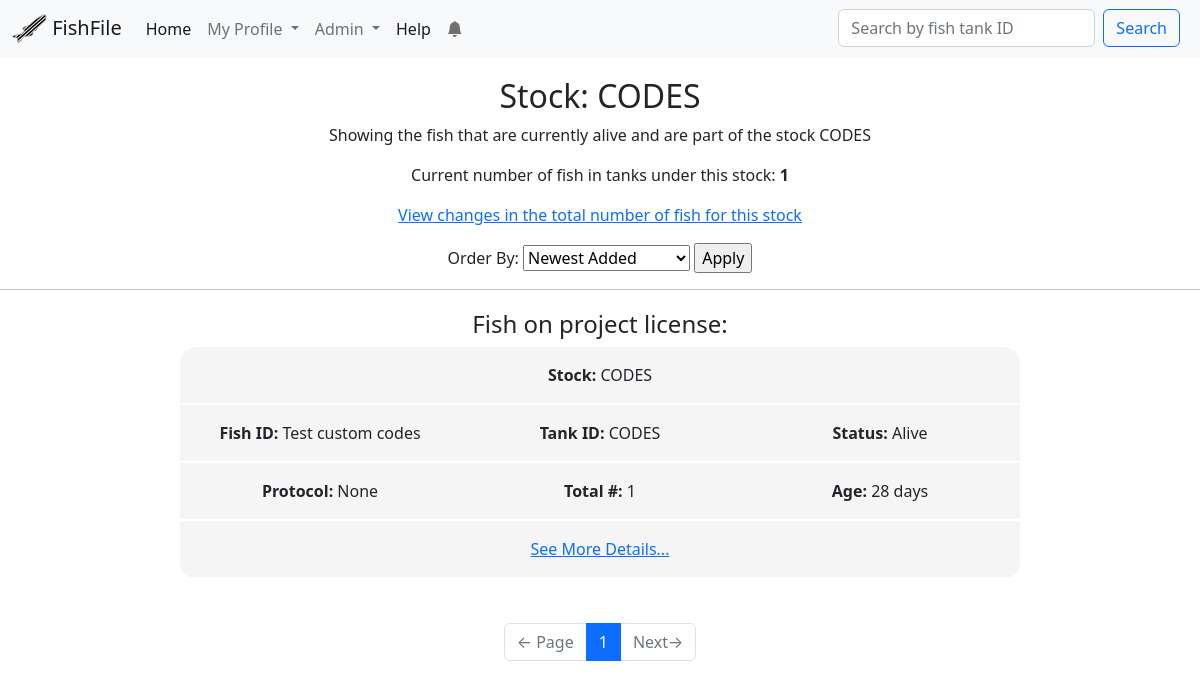
/stock/CODES/ (signed in), run on the app's committed database.
### app/models.py (models this page shows, shortened)
class Fish(db.Model):
    id = db.Column(db.Integer, primary_key=True)
    fish_id = db.Column(db.String(264), index=True)
    tank_id = db.Column(db.String(32), index=True)
    status = db.Column(db.String(32), index=True, default="Alive")
    stock = db.Column(db.String(32), index=True)
    source = db.Column(db.String(32))
    protocol = db.Column(db.Integer, index=True)
    birthday = db.Column(db.Date, index=True)
    date_of_arrival = db.Column(db.Date, index=True)
    months = db.Column(db.Integer, default=0)
    age_reminder = db.Column(db.String(64), default="Not sent")
    mutant_gene = db.Column(db.Text())
    transgenes = db.Column(db.Text())
    cross_type = db.Column(db.String(64))
    comments = db.Column(db.Text())
    added = db.Column(db.DateTime, default=datetime.utcnow)
    father_id = db.Column(db.Integer, db.ForeignKey("fish.id"))
    mother_id = db.Column(db.Integer, db.ForeignKey("fish.id"))
    fathered = db.relationship(
        "Fish", backref=db.backref("father", remote_side=[id]), foreign_keys=[father_id]
    )
    mothered = db.relationship(
        "Fish", backref=db.backref("mother", remote_side=[id]), foreign_keys=[mother_id]
    )
    project_license_holder_id = db.Column(
        db.Integer, db.ForeignKey("user.project_license")
    )
    project_license_holder = db.relationship(
        "User", foreign_keys=[project_license_holder_id], backref="fish_on_license"
    )
    user_code_id = db.Column(db.Integer, db.ForeignKey("user.id"))
    user_code = db.relationship(
        "User", foreign_keys=[user_code_id], backref="users_fish"
    )
    males = db.Column(db.Integer)
    females = db.Column(db.Integer)
    unsexed = db.Column(db.Integer)
    carriers = db.Column(db.Integer)
    total = db.Column(db.Integer)
    links = db.Column(db.Text())
    origin_tank_id = db.Column(db.Integer, db.ForeignKey("fish.id"))
    origin_for = db.relationship(
        "Fish",
        backref=db.backref("origin", remote_side=[id]),
        foreign_keys=[origin_tank_id],
    )
    changes = db.relationship(
        "Change", backref="fish", lazy="dynamic", cascade="all, delete"
    )
    notifications = db.relationship(
        "Notification", backref="fish", lazy="dynamic", cascade="all, delete"
    )
    reminders = db.relationship(
        "Reminder", backref="fish", lazy="dynamic", cascade="all, delete"
    )
    alleles = db.relationship(
        "Allele", backref="fish", lazy="dynamic", cascade="all, delete"
    )
    photos = db.relationship(
        "Photo", backref="fish", lazy="dynamic", cascade="all, delete"
    )
    system = db.Column(db.String(64), default="New")
    old_code = db.Column(db.String(64))
    old_license = db.Column(db.String(64))
    old_mID = db.Column(db.String(64))
    old_mStock = db.Column(db.String(64))
    old_fID = db.Column(db.String(64))
    old_fStock = db.Column(db.String(64))
    old_birthday = db.Column(db.String(64))
    old_arrival = db.Column(db.String(64))
    old_allele = db.Column(db.String(64))
    def __repr__(self):
        return f"Stock: {self.stock}, Tank: {self.tank_id}, ID: {self.fish_id}"
    def getAge(self):
        if self.old_birthday:
            self.birthday = datetime.strptime(self.old_birthday, "%Y-%m-%d").date()
            self.old_birthday = None
            db.session.commit()
            self.getAge()
        if self.status == "Dead":
            return "Dead"
        if self.birthday == None or self.birthday == "":
            return "None"
        today = datetime.today().date()
        birthday = self.birthday
        age_difference = relativedelta.relativedelta(today, birthday)
        if age_difference.years > 0:
            age = f"{age_difference.years} years, {age_difference.months} months, {age_difference.days} days"
        elif age_difference.months > 0:
            age = f"{age_difference.months} months, {age_difference.days} days"
        else:
            age = f"{age_difference.days} days"
        return age

### app/main/routes.py (the view, shortened to what this page needs)
@bp.route("/stock/<stock>/", methods=["GET", "POST"])
@login_required
@requires_roles("User", "Researcher", "Admin", "Owner")
def stock(stock):
    form = OrderForm()
    if form.validate_on_submit():
        session["order_by"] = form.order.data
        return redirect(url_for("main.stock", stock=stock))
    page = request.args.get("page", 1, type=int)
    order = session.get("order_by", "Newest Added")
    form.order.data = order
    if order == "Age ( young -> old )":
        fish = (
            Fish.query.filter_by(stock=stock)
            .filter(Fish.status != "Dead", Fish.birthday != None)
            .order_by(Fish.birthday.desc())
            .paginate(page, current_app.config["FISH_PER_PAGE"], False)
        )
    elif order == "Newest Added":
        fish = (
            Fish.query.filter_by(stock=stock)
            .filter(Fish.status != "Dead")
            .order_by(Fish.added.desc())
            .paginate(page, current_app.config["FISH_PER_PAGE"], False)
        )
    else:
        fish = (
            Fish.query.filter_by(stock=stock)
            .filter(Fish.status != "Dead")
            .paginate(page, current_app.config["FISH_PER_PAGE"], False)
        )
    current_total = 0
    for entry in fish.items:
        current_total += entry.total
    next_url = (
        url_for("main.stock", stock=stock, page=fish.next_num)
        if fish.has_next
        else None
    )
    prev_url = (
        url_for("main.stock", stock=stock, page=fish.prev_num)
        if fish.has_prev
        else None
    )
    return render_template(
        "stock.html",
        fish_list=fish.items,
        next_url=next_url,
        prev_url=prev_url,
        pagination=fish,
        form=form,
        title=f"Stock ({stock})",
        current_total=current_total,
        stock=stock,
    )

### app/main/forms.py
class SimpleSearch(FlaskForm):
    search = StringField("Search by fish tank ID", validators=[DataRequired()])
    submit = SubmitField("Search")
    def __init__(self, *args, **kwargs):
        if "formdata" not in kwargs:
            kwargs["formdata"] = request.args
        if "csrf_enabled" not in kwargs:
            kwargs["csrf_enabled"] = False
        super(SimpleSearch, self).__init__(*args, **kwargs)

class EmptyForm(FlaskForm):
    submit = SubmitField("Submit")

### app/main/routes.py (called while the page is built)
@bp.before_request
def before_request():
    if current_user.is_authenticated:
        current_user.last_seen = datetime.utcnow()
        db.session.commit()
        g.search_form = SimpleSearch()
        g.clearNotifsForm = EmptyForm()

### app/models.py (called while the page is built)
@login.user_loader
def load_user(id):
    return User.query.get(int(id))

def requires_roles(*roles):
    def wrapper(f):
        @wraps(f)
        def wrapped(*args, **kwargs):
            if current_app.testing == True:
                return f(*args, **kwargs)
            if current_user.role not in roles:
                abort(403)
            return f(*args, **kwargs)
        return wrapped
    return wrapper

    def isOwner(self):
        return self.role == "Owner"

    def isAdmin(self):
        return self.role in ("Admin", "Owner")

    def new_notifications(self):
        last_read_time = self.last_notification_read_time or datetime(1900, 1, 1)
        return (
            Notification.query.filter_by(user=self)
            .filter(Notification.time > last_read_time)
            .count()
        )

### app/templates/stock.html (shortened to what this page needs)
{% extends "base.html" %}
{% block content %}
    <h2>Stock: {{stock}}</h2>
    <p>Showing the fish that are currently alive and are part of the stock {{stock}}</p>
    {%if current_total%}
        <p>Current number of fish in tanks under this stock: <b>{{current_total}}</b></p>
    {%endif%}
    <p><a href="{{url_for('main.stock_changes', stock = stock, filters='total')}}">View changes in the total number of fish for this stock</a></p>
    <form action = "", method="post">
        {{form.order.label}} {{form.order()}} {{form.submit()}}
    </form>
    <hr>
    {% if fish_list %}
        <div id="fishList">
            <h4>Fish on project license:</h4>
            {%for fish in fish_list%}
                {%include 'subtemplates/_fish.html'%}
            {%endfor%}
        </div>
        <div id="pageNavigation">
            <nav aria-label="Page navigation">
                <ul class="pagination justify-content-center">
                    <li class=" page-item {% if not prev_url %} disabled{% endif %}">
                        <a class=" page-link" href="{{ prev_url or '#' }}">
                            <span aria-hidden="true">&larr;</span> Page
                        </a>
                    </li>
                    {% for page in pagination.iter_pages(1,2,3,1) %}
                        {% if page %}
                            {% if page != pagination.page %}
                                    <li class = "page-item"><a class = "page-link" href="{{url_for('main.project_license',license = user.project_license, page=page)}}">{{ page }}</a></li>
                            {% else %}
                                <li class="page-item active"><a class = "page-link">{{ page }}</a></li>
                            {% endif %}
                        {% else %}
                            <li class="page-item disabled"><a class = "page-link" >…</a></li>
                        {% endif %}
                    {% endfor %}
                    <li class="page-item {% if not next_url %} disabled{% endif %}">
                        <a class=" page-link" href="{{ next_url or '#' }}">
                            Next<span aria-hidden="true">&rarr;</span>
                        </a>
                    </li>
                </ul>
            </nav>
        </div>
    {%else%}
        <p>There are no fish that are alive and have this stock number</p>
    {%endif%}
{%endblock%}

### app/templates/subtemplates/_fish.html (shortened to what this page needs)
<table class="fishSummaryTable">
    <tr>
        <td colspan="3"><strong>Stock: </strong>{{fish.stock}}</td>
    </tr>
    <tr>
        <td class = "summaryPoint"><strong>Fish ID:</strong> {{fish.fish_id}}</td>
        <td class = "summaryPoint"><strong>Tank ID:</strong> {{fish.tank_id}}</td>
        <td class = "summaryPoint"><strong>Status:</strong> {{fish.status}}</td>
    </tr>
    <tr>
        <td class = "summaryPoint"><strong>Protocol:</strong> {{fish.protocol}}</td>
        <td class = "summaryPoint"><strong>Total #:</strong> {{fish.total}}</td>
        <td class = "summaryPoint"><strong>Age:</strong> {{fish.getAge()}}</td>
    </tr>
    <tr>
        <td colspan="3"><a href = "{{url_for('main.fish', id=fish.id)}}">See More Details...</a></td>
    </tr>
</table>
<br>

### app/static/styles/style.css (style rules this page uses)
#fishList { width:70%; margin: auto; margin-top:20px; }
.fishSummaryTable { text-align: center; margin:auto; border-collapse: collapse; border-radius: 1em; overflow: hidden; width:100%; table-layout: fixed }
.fishSummaryTable td { padding: 1em; background: whitesmoke; border-bottom: 2px solid white; }
.fishSummaryTable .summaryPoint { max-width: 33%; }
#pageNavigation { margin:auto; text-align: center; margin-top: 20px; margin-bottom: 20px; }
#pageNavigation ul { margin: 0; }
#pageNavigation li { margin: 0; padding: 0; }

### data on the page
Fish: stock "CODES", fish_id "Test custom codes", tank_id "CODES", status "Alive", protocol "None", total "1", getAge "28 days"

### other printed values
{{ config["WEBSITE_NAME"] }} "FishFile"
{{ stock }} "CODES"
{{ current_total }} "1"
{{ page }} "1"
